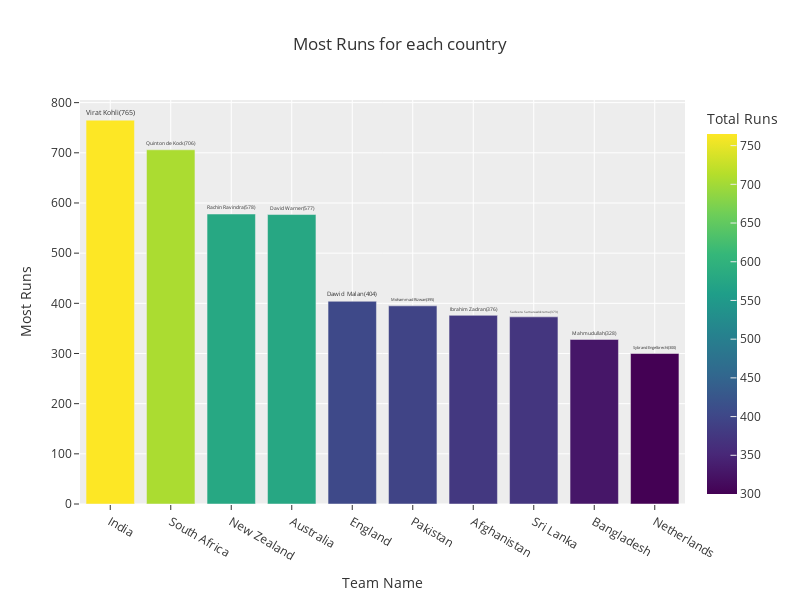

The code cell stored with this chart in its notebook:
### Code cell
fig = px.bar(top_scorers, x='Team_Innings', y='Runs', title='Most Runs for each country',

             labels={'Runs': 'Total Runs', 'Team_Innings': 'Team_Innings'}, color='Runs', color_continuous_scale='viridis',text="Batsman_Name")

fig.update_layout(xaxis_title='Team Name',
                  yaxis_title='Most Runs', height=600, width=800)
fig.update_layout(template='ggplot2')
fig.update_traces(
    text=[f"{Batsman_Name}({Runs})" for Batsman_Name, Runs in zip(
        top_scorers["Batsman_Name"], top_scorers["Runs"])],
    texttemplate="%{text}",
    textposition="outside"
)
fig.show()

### Figure 1 — Plotly figure (JSON) as saved in the notebook; plotly's stock layout.template omitted (floating-point values rounded to 4 significant figures)
{"data": [{"alignmentgroup": "True", "hovertemplate": "Team_Innings=%{x}<br>Total Runs=%{marker.color}<br>Batsman_Name=%{text}<extra></extra>", "legendgroup": "", "marker": {"color": [765, 706, 578, 577, 404, 395, 376, 373, 328, 300], "coloraxis": "coloraxis", "pattern": {"shape": ""}}, "name": "", "offsetgroup": "", "orientation": "v", "showlegend": false, "text": ["Virat Kohli(765)", "Quinton de Kock(706)", "Rachin Ravindra(578)", "David Warner(577)", "Dawid Malan(404)", "Mohammad Rizwan(395)", "Ibrahim Zadran(376)", "Sadeera Samarawickrama(373)", "Mahmudullah(328)", "Sybrand Engelbrecht(300)"], "textposition": "outside", "texttemplate": "%{text}", "type": "bar", "x": ["India", "South Africa", "New Zealand", "Australia", "England", "Pakistan", "Afghanistan", "Sri Lanka", "Bangladesh", "Netherlands"], "xaxis": "x", "y": [765, 706, 578, 577, 404, 395, 376, 373, 328, 300], "yaxis": "y"}], "layout": {"barmode": "relative", "coloraxis": {"colorbar": {"title": {"text": "Total Runs"}}, "colorscale": [[0, "#440154"], [0.1111, "#482878"], [0.2222, "#3e4989"], [0.3333, "#31688e"], [0.4444, "#26828e"], [0.5556, "#1f9e89"], [0.6667, "#35b779"], [0.7778, "#6ece58"], [0.8889, "#b5de2b"], [1, "#fde725"]]}, "height": 600, "legend": {"tracegroupgap": 0}, "title": {"text": "Most Runs for each country"}, "width": 800, "xaxis": {"anchor": "y", "domain": [0, 1], "title": {"text": "Team Name"}}, "yaxis": {"anchor": "x", "domain": [0, 1], "title": {"text": "Most Runs"}}}}
